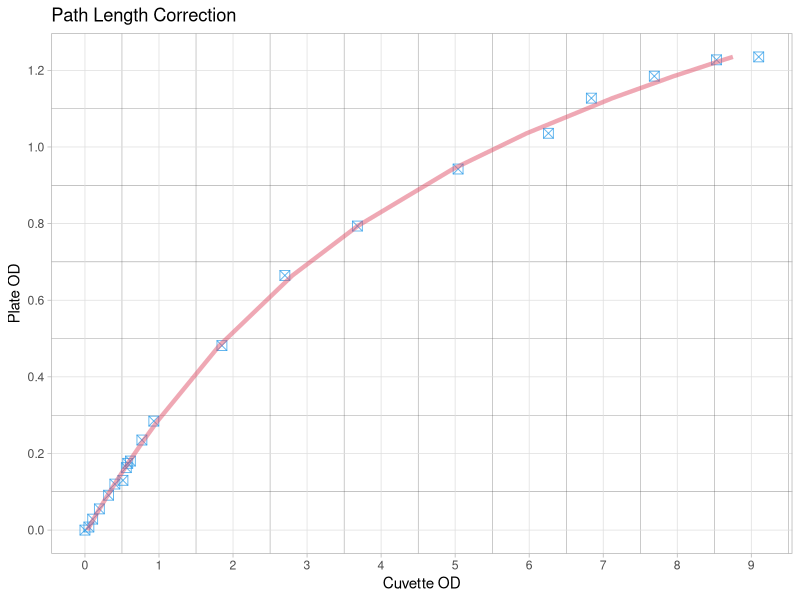

The R source for this figure: (Note: this script raises an error after producing the figure.)
##### PATH LENGTH CORRECTION EXPLORATION
##### Author  : Saurin Parikh (dr.saurin.parikh@gmail.com)
##### Date    : 05/23/2019

##### INITIALIZATION
#install.packages("readxl")
library(readxl)
library(ggplot2)

dd <- read_excel("rawData/pathlengthdata.xlsx",col_types = "numeric")
colnames(dd) <- c('ul80','ul100','ul125','ul150','C')

fit <- lm(C~ul125+I(ul125^2)+I(ul125^3)+I(ul125^4), data=dd)
pC <- predict(fit)

ggplot(dd, aes(x=C,y=ul125)) + 
  geom_point(na.rm = TRUE,alpha=0.7,col=4,size=3,shape=7) +
  geom_line(aes(x=pC, y=ul125),alpha=0.5,col=2,size=1.5) +
  labs(title="Path Length Correction",
       x ="Cuvette OD", y = "Plate OD") +
  theme_light() + 
  theme(panel.grid.minor = element_line(colour="grey30", size=0.1)) +
  scale_y_continuous(breaks = seq(0,10,0.2), minor_breaks = seq(0,10,0.1)) +
  scale_x_continuous(breaks = seq(0,10,1), minor_breaks = seq(0,10,0.5))

summary(fit)$r.squared
summary(fit)$adj.r.squared
save(fit, file = 'plc_models/plcor125.rda')

##### CHECKING STARTING ODs
invfit <- lm(ul125~C+I(C^2)+I(C^3)+I(C^4), data=dd)

temp <- data.frame(C = c(0.25,0.125,0.0625,0.03125))
cstart <- predict(invfit, temp)
cstart
